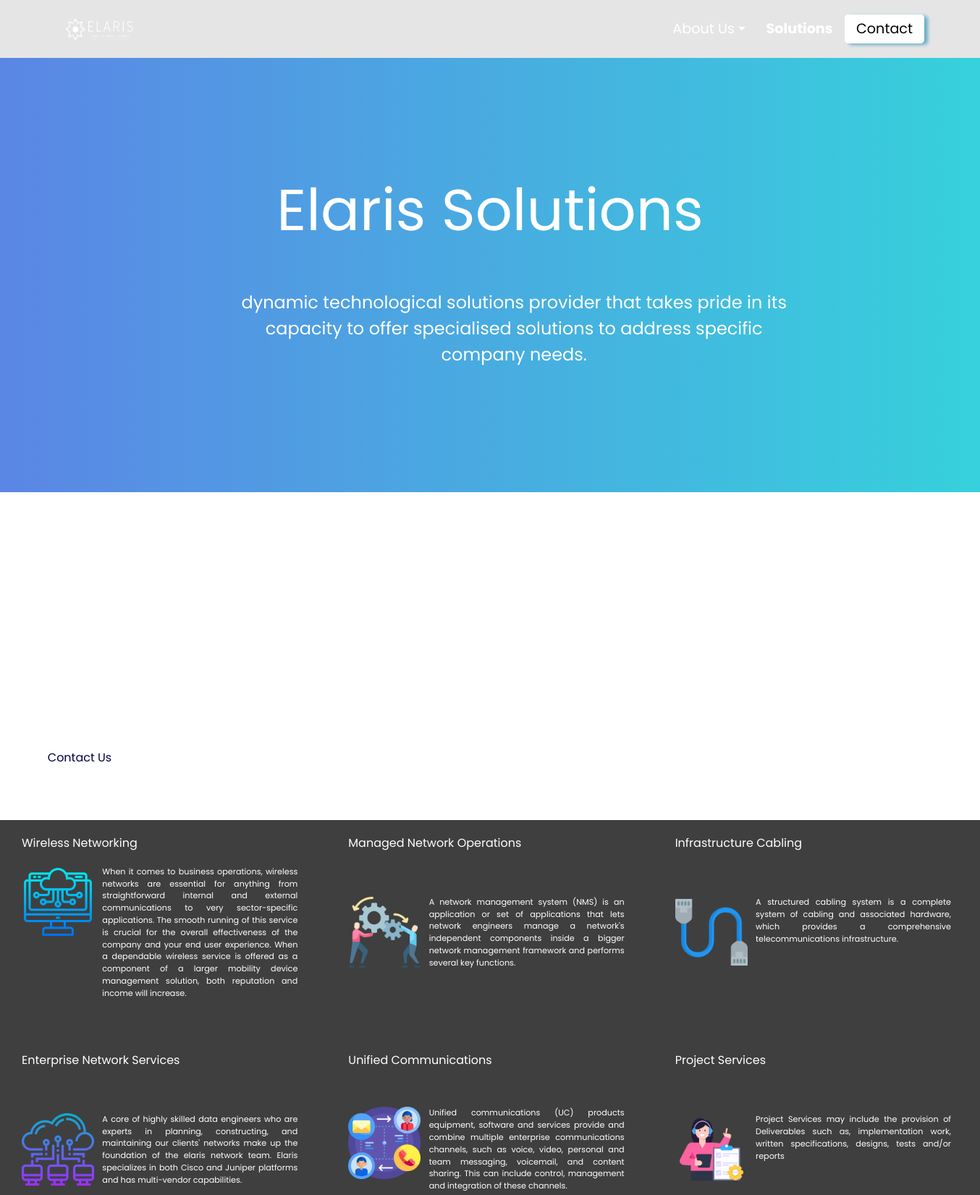
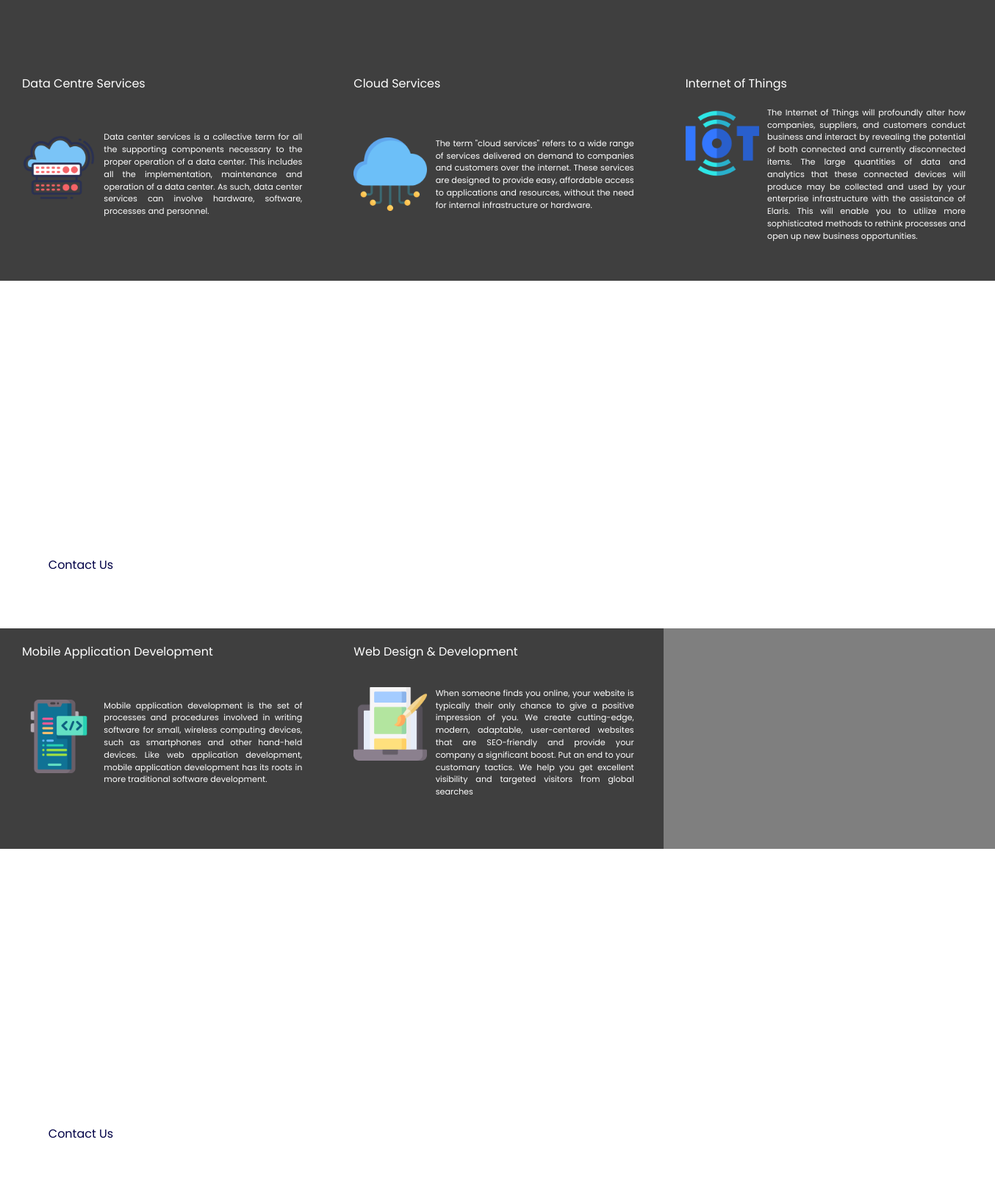
The app's page /solutions (upper part) with its own data (2 pictures, top to bottom).
### solutions/models.py (models this page shows, shortened)
class Solution(models.Model):
	name = models.CharField(max_length=9999)
	desc = models.TextField()
	img = models.ImageField(upload_to='solutions/img/')
	solution_type = models.CharField(max_length=9999, choices=solution_type, default='Normal')
	solution_category = models.CharField(max_length=9999, choices=solution_category, default='Network')

### pages/views.py (the view)
# urls.py: path('solutions', SolutionView.as_view(),  name='solutions_view'),
class SolutionView(View):
	template_name = 'solutions.html'
	queryset = Solution.objects.all()
	def get_queryset(self):
		return self.queryset
	def get(self, request):
		context = {
		'solutions': self.get_queryset(),
		}
		return render(request, self.template_name, context)

### pages/templates/solutions.html (shortened to what this page needs)
<!DOCTYPE html>
<html lang="en">
{% extends 'base.html' %}
{% load static %}
    {% block extra_css %}
    	<link rel="stylesheet" href="{% static 'pages/css/solutions.css' %}">
    {% endblock %}
    {% block content %}
        <div class="main__container">
            <div class="top__container">
                    <div class="top__head">
                        Elaris Solutions
                    </div>
               <div class="top__desc">
                   <div class="top__2">
                       dynamic technological solutions provider that takes pride in its capacity to offer specialised solutions to address specific company needs.
                   </div>
               </div>
            </div>
            <div class="solutions__head" id="network-head" data-aos="fade"> Network Solutions</div>
            <div class="solutions__info" id="network-info">
                <div class="info__wrapper">
                    <div class="solutions__info__desc" id="network-info-desc">
                        <div class="info__1__1" id="network-info1"> Improve Your </div>
                        <div class="info__1__2" id="network-info1-2"> Network Practices </div>
                        <div class="info__2" id="network-info2">With Us</div>
                    </div>
                    <div class="info__3" id="network-info3">
                        <a href="{% url 'contact_view' %}"> Contact Us </a>
                    </div>
                </div>
                <div class="solutions__gif">
                </div>
            </div>
            <div class="solutions__container" id="network">
                {% for solution in solutions %}
                    {% if solution.solution_category == 'Network Solutions' %}
                    <div class="solutions__wrapper">
                        <div class="solutions__card">
                            <div class="div__1">
                                <div class="solutions__name" id="network-name">
                                    {{ solution.name }}
                                </div>
                            </div>
                            <div class="div__2">
                                <img  class="solutions__image" src="{{ solution.img.url }}" alt="sol-img" id="network-img">
                                <div class="solutions__desc" id="network-desc">
                                    {{ solution.desc }}
                                </div>
                            </div>
                        </div>
                    </div>
                 {% endif %}
                {% endfor %}
            </div>
            <div class="solutions__head" id="design-head" data-aos="fade"> Design & Development </div>
            <div class="solutions__info" id="design-info">
                <div class="info__wrapper">
                    <div class="solutions__info__desc" id="network-info-desc">
                        <div class="info__1__1" id="design-info1"> Design & Develop </div>
                        <div class="info__1__2" id="design-info1-2">Your Next Big Thing </div>
                        <div class="info__2" id="design-info2">With Us</div>
                    </div>
                    <div class="info__3" id="design-info3">
                        <a href="{% url 'contact_view' %}"> Contact Us </a>
                    </div>
                </div>
                <div class="solutions__gif">
                </div>
            </div>
            <div class="solutions__container" id="design">
                {% for solution in solutions %}
                    {% if solution.solution_category == 'Design & Development' %}
                    <div class="solutions__wrapper">
                        <div class="solutions__card">
                            <div class="div__1">
                                <div class="solutions__name" id="design-name">
                                    {{ solution.name }}
                                </div>
                            </div>
                            <div class="div__2">
                                <img  class="solutions__image" src="{{ solution.img.url }}" alt="sol-img" id="design-img">
                                <div class="solutions__desc" id="design-desc">
                                    {{ solution.desc }}
                                </div>
                            </div>
                        </div>
                    </div>
                 {% endif %}
                {% endfor %}
            </div>
            <div class="solutions__head" id="data-head">  Data Science & Analytics </div>
            <div class="solutions__info" id="data-info">
                <div class="info__wrapper">
                    <div class="solutions__info__desc" id="data-info-desc">
                        <div class="info__1__1" id="data-info1"> Improve Your </div>
                        <div class="info__1__2" id="data-info1-2"> data Practices </div>
                        <div class="info__2" id="data-info2">With Us</div>
                    </div>
                    <div class="info__3" id="data-info3">
                        <a href="{% url 'contact_view' %}"> Contact Us </a>
                </div>
                </div>
                <div class="solutions__gif">
                </div>
            </div>
        </div>
    {% endblock %}

### pages/templates/base.html (shortened to what this page needs)
<!DOCTYPE html>
<html lang="en">
{% load static %}
<head>
    <link rel="stylesheet" href="https://cdn.jsdelivr.net/npm/bulma@0.9.3/css/bulma.min.css">
    <link rel="stylesheet" href="path/to/font-awesome/css/font-awesome.min.css">
    <link rel="stylesheet" href="https://unpkg.com/aos@next/dist/aos.css" />
    {% block extra_css %}
    {% endblock %}
 </head>
<body class="body">
    <video autoplay muted loop id="myVideo">
            <source src="{% static 'pages/vid/web-back01.mp4' %}" type="video/mp4">
    </video>
    {% include 'navbar.html' %}
    {% block content %}{% endblock %}
    {% include 'footer.html' %}
</body>
</html>

### pages/templates/navbar.html (shortened to what this page needs)
<!DOCTYPE html>
<html lang="en">
{% load static %}
<head>
    <link rel="stylesheet" href="{% static 'pages/css/navbar.css' %}">
    <link rel="stylesheet" href="https://maxcdn.bootstrapcdn.com/bootstrap/4.0.0/css/bootstrap.min.css">
    <link rel="stylesheet" href="https://cdn.jsdelivr.net/npm/bootstrap@4.0.0/dist/css/bootstrap.min.css">
</head>
<body>
    <nav class="navbar">
        <div class="navbar__container">
            <a href="/" id="navbar__logo">
                <img src="{% static 'pages/img/pdec-logo-white.png' %}" />
            </a>
            <ul class="navbar__menu">
                <li class="nav-item dropdown">
                    <a class="navbar__links dropdown-toggle" href="{% url 'about_view' %}" id="navbarDropdown about-us" role="button" data-toggle="dropdown" aria-haspopup="true" aria-expanded="false">
                      About Us
                    </a>
                  </li>
                <li class="navabr__item">
                    <a href="{% url 'solutions_view' %}" class="navbar__links" id="about-page" > <b>Solutions</b> </a>
                </li>
                <li class="navbar__item">
                    <a href="{% url 'contact_view' %}" class="navbar__links navbar__btn" id="about-page" > Contact </a>
                 </li>
            </ul>
        </div>
    </nav>
</body>
</html>

### pages/templates/footer.html (shortened to what this page needs)
<!DOCTYPE html>
<html lang="en">
{% load static %}
<head>
    <link rel="stylesheet" href="{% static 'pages/css/footer.css' %}">
    <link rel="stylesheet" href="https://maxcdn.bootstrapcdn.com/bootstrap/4.0.0/css/bootstrap.min.css">
</head>
<body>
</body>
</html>

### pages/static/pages/css/solutions.css (style rules this page uses)
.main__container { margin: 0 0 0 0; z-index: 200; }
.top__container { display: flex; flex-direction: column; height: 600px; margin: 0 auto; padding: 0 10px; background: #36D1DC; background: -webkit-linear-gradient(to right, #5B86E5, #36D1DC); background: linear-gradient(to right, #5B86E5, #36D1DC); }
.top__head { margin: 150px 0 0 0; font-size: 5rem; text-align: center; z-index:100; color: #fff; animation: fadeIn 2s; z-index:2; }
.top__desc { z-index: 900; padding: 50px 0 0 0; font-size: 1.5rem; text-align: center; color: #fff; align-self: center; align-items: center; justify-content: center; margin: 0 0; height: 100%; width: 100%; }
.top__2 { width:60%; float: left; margin-left: 300px; animation: fadeIn 3.5s; }
.solutions__head { font-size: 2rem; padding: 20px 0 10px 20px; z-index: 500; position: relative; }
#network-head { color:#fff; z-index: 100; }
#design-head { color: #fff; margin: 20px 0 0 0; z-index:100; }
#data-head { color: #fff; margin: 20px 0 0 0; z-index:100; }
.solutions__info { display: grid; grid-template-columns: 1fr 1fr; margin: 50px 0 20px 50px; z-index: 100; position: relative; }
.solutions__info__desc { z-index: 100; }
.info__1__1 { font-size: 2rem; z-index: 100; }
.info__1__2 { font-size: 2.3rem; z-index: 100; }
#network-info1 { color: #fff; animation: moveToRight 2s; z-index:100; }
#network-info1-2 { color: #fff; animation: moveToRight 2.5s; z-index:100; }
#design-info1 { color: #fff; z-index:100; }
#design-info1-2 { color: #fff; z-index:100; }
#data-info1 { color: #fff; z-index:100; }
#data-info1-2 { color: #fff; z-index:100; }
.info__2 { font-size: 3rem; margin: 20px 0 20px 0; z-index: 100; }
#network-info2 { color: #fff; animation: moveToRight 3s; z-index: 100; }
#design-info2 { color: #fff; z-index: 100; }
#data-info2 { color: #fff; z-index: 100; }
.info__3 { margin: 20px 0 40px 0; padding: 12px 0 0 0; text-align: center; animation: moveToRight 3.5s; width: 120px; height: 50px; border-radius: 10px; z-index: 100; background: #fff; color: #000046; }
.info__3 a { color: #000046; }
.solutions__gif { margin: 0 0 0 100px; z-index: 100; }
.solutions__container { display: grid; grid-template-columns: 1fr 1fr 1fr; z-index: 100; background: rgba(0, 0, 0, .5); }
.solutions__wrapper { height: 100%; margin: 0 auto; padding: 0 10px; width: 100%; z-index: 100; background: rgba(0, 0, 0, .5); }
.solutions__card { display: grid; grid-template-columns: 1fr; width: 300px; height: 300px; width: 100%; justify-content: center; animation: fadeIn 2s; background: transparent; border-radius: 5px; z-index: 100; }
.div__1 { height: 10px; animation: fadeIn 2.5s; }
.div__2 { display: grid; grid-template-columns: 1fr 1fr; width: 100%; animation: fadeIn 3s; }
.solutions__name { font-size: 1rem; margin: 20px 0 0 20px; }
#network-name { color: #fff; }
#design-name { color: #fff; }
.solutions__image { width: 100px; height:100px; margin: 0 10px 0 20px; border-radius: 5px; object-fit: cover; }
.solutions__desc { width: 300px; font-size: .7rem; text-align: justify; padding: 0 30px 0 0; color: #53526c; }
#network-desc { color: #fff; }
#design-desc { color: #fff; }

### pages/static/pages/css/navbar.css (style rules this page uses)
.navbar { position: fixed; height: 80px; display: flex; justify-content: center; align-items: center; font-size: 1.2rem; top: 0; z-index: 10000; border: none; background: rgba(0, 0, 0, .1); }
.navbar__container { display: flex; justify-content: space-between; height: 80px; z-index: 1; width: 100%; max-width: 1300px; margin: 0 auto; padding: 0 50px; }
#navbar__logo { background: rgb(83,82,108); background: linear-gradient(90deg, rgba(83,82,108,1) 0%, rgba(51,51,153,1) 44%, rgba(102,174,199,1) 100%); -webkit-background-clip: text; -webkit-text-fill-color: transparent; -moz-text-fill-color: transparent; display: flex; align-items: center; cursor: pointer; text-decoration: none; font-size: 2rem; }
#navbar__logo img { width: 120px; height: 150px; padding-bottom: 15px; }
.navbar__menu { display: flex; align-items: center; list-style: none; }
.navbar__item { height: 80px; }
.navbar__links { color: slategrey; display: flex; align-items: center; justify-content: center; width: 125px; text-decoration: none; height: 100%; transition: all 0.3s ease; color: #fff; }
.navbar__btn { margin-top: 20px; display: flex; justify-content: center; align-items: center; padding: 0 1rem; background-color: #fff; border: none; outline: none; border-radius: 5px; width: 100%; height: 40px; color: #000; box-shadow: 5px 2px 5px #66aec7; }

### records on screen
Solution: name "Wireless Networking", img (picture), desc "When it comes to business operations, wireless networks are essential for anything from straightforward internal and external communications to very sector-specific applications. The smooth running of this service is crucial for the overall effectiveness of the company and your end user experience. When a dependable wireless service is offered as a component of a larger mobility device management solution, both reputation and income will increase."
Solution: name "Managed Network Operations", img (picture), desc "A network management system (NMS) is an application or set of applications that lets network engineers manage a network's independent components inside a bigger network management framework and performs several key functions."
Solution: name "Infrastructure Cabling", img (picture), desc "A structured cabling system is a complete system of cabling and associated hardware, which provides a comprehensive telecommunications infrastructure."
Solution: name "Enterprise Network Services", img (picture), desc "A core of highly skilled data engineers who are experts in planning, constructing, and maintaining our clients' networks make up the foundation of the elaris network team. Elaris specializes in both Cisco and Juniper platforms and has multi-vendor capabilities."
Solution: name "Unified Communications", img (picture), desc "Unified communications (UC) products equipment, software and services provide and combine multiple enterprise communications channels, such as voice, video, personal and team messaging, voicemail, and content sharing. This can include control, management and integration of these channels."
Solution: name "Project Services", img (picture), desc "Project Services may include the provision of Deliverables such as, implementation work, written specifications, designs, tests and/or reports"
Solution: name "Data Centre Services", img (picture), desc "Data center services is a collective term for all the supporting components necessary to the proper operation of a data center. This includes all the implementation, maintenance and operation of a data center. As such, data center services can involve hardware, software, processes and personnel."
Solution: name "Cloud Services", img (picture), desc "The term \"cloud services\" refers to a wide range of services delivered on demand to companies and customers over the internet. These services are designed to provide easy, affordable access to applications and resources, without the need for internal infrastructure or hardware."
Solution: name "Internet of Things", img (picture), desc "The Internet of Things will profoundly alter how companies, suppliers, and customers conduct business and interact by revealing the potential of both connected and currently disconnected items. The large quantities of data and analytics that these connected devices will produce may be collected and used by your enterprise infrastructure with the assistance of Elaris. This will enable you to utilize more sophisticated methods to rethink processes and open up new business opportunities."
Solution: name "Mobile Application Development", img (picture), desc "Mobile application development is the set of processes and procedures involved in writing software for small, wireless computing devices, such as smartphones and other hand-held devices. Like web application development, mobile application development has its roots in more traditional software development."
Solution: name "Web Design & Development", img (picture), desc "When someone finds you online, your website is typically their only chance to give a positive impression of you. We create cutting-edge, modern, adaptable, user-centered websites that are SEO-friendly and provide your company a significant boost. Put an end to your customary tactics. We help you get excellent visibility and targeted visitors from global searches"
